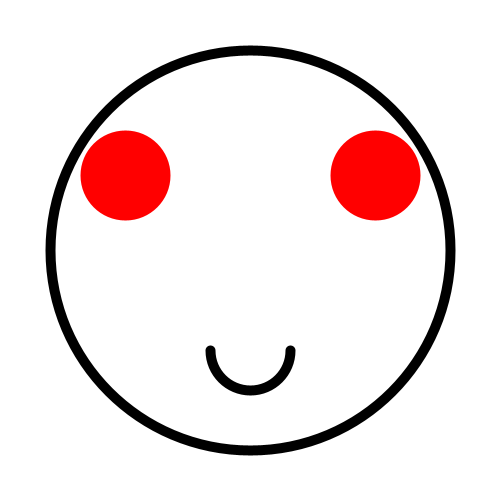
Frame 1 (no input)
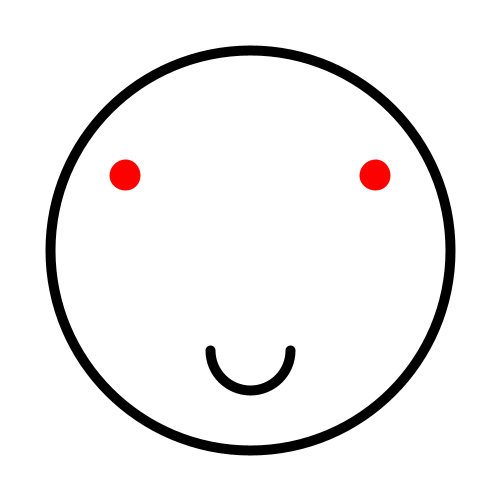
Frame 60 (the mouse pressed at the canvas centre just before this capture)
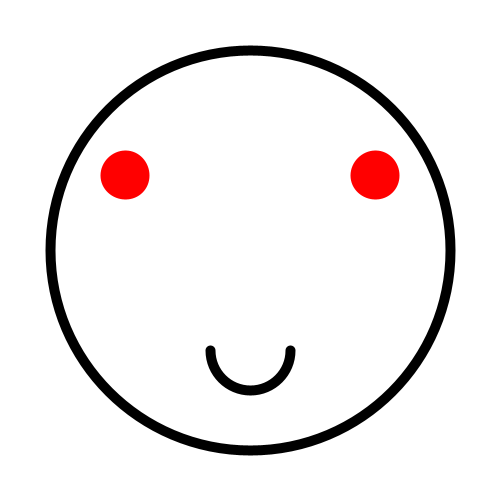
Frame 120 (the mouse held since frame 60 and released just before this capture)

The Processing sketch that drew these frames (run headless with seeded random() and noise(); from frame 60 on, the mouse is pressed at the canvas centre):

// Processing sketch: E1
// ── E1.pde
int x,y,w,z;

void setup()
{
  size(500,500);
  background(255);
  x=80;
  y=80;
  w=80;
  z=80;
}

void draw()
{
  background(255);

  noFill();
  stroke(0);
  strokeWeight(10);
  ellipse(250,250,400,400);
  arc(250, 350, 80, 80, 0, PI);
  
  //left eye
  fill(255,0,0);
  stroke(255,0,0);
  ellipse(125,175,x,y);
  x--;
  y--;
  x%=500;
  y%=500;
  //left right
  ellipse(375,175,w,z);
  w--;
  z--;
  w%=500;
  z%=500;
  
}
